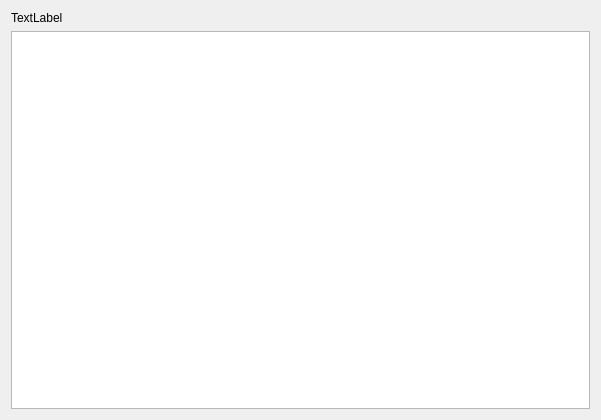
<?xml version="1.0" encoding="UTF-8"?>
<ui version="4.0">
 <class>TransactionsWidget</class>
 <widget class="QWidget" name="TransactionsWidget">
  <property name="geometry">
   <rect>
    <x>0</x>
    <y>0</y>
    <width>601</width>
    <height>420</height>
   </rect>
  </property>
  <property name="windowTitle">
   <string>TransactionsWidget</string>
  </property>
  <layout class="QVBoxLayout" name="verticalLayout">
   <item>
    <widget class="QLabel" name="titleLabel">
     <property name="text">
      <string>TextLabel</string>
     </property>
    </widget>
   </item>
   <item>
    <widget class="QTableView" name="tableView"/>
   </item>
  </layout>
 </widget>
 <resources/>
 <connections/>
</ui>
